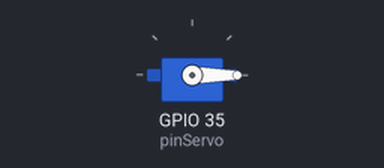
The sketch below on a simulated ESP32. On the bench: servo.

Above: at 0.05 s.
At 1.45 s:
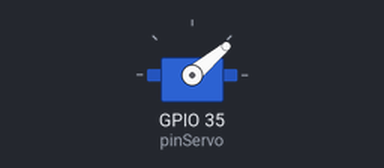
At 2.85 s:
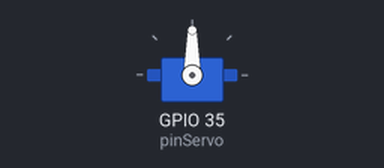
At 5.7 s:
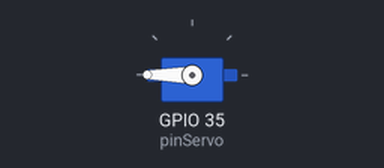
Timing chart, 0 to 7.4 s (numbered marks = the images above):
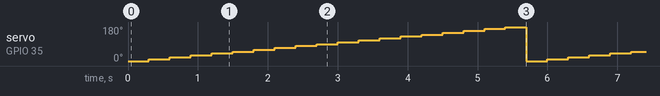

The sketch:

servoTest.ino
```cpp
#include <ESP32Servo.h>

Servo miServo;        // Crear objeto tipo Servo
const int pinServo = 35;  // Pin donde está conectado el servo
int angulo = 0;         // Ángulo inicial


void setup() {
  // put your setup code here, to run once:
  miServo.setPeriodHertz(50);          // Frecuencia típica de los servos
  miServo.attach(pinServo, 500, 2400); // Pin, pulso mínimo y máximo en microsegundos
  miServo.write(angulo);

}

void loop() {
  // put your main code here, to run repeatedly:
  for (int angulo = 0; angulo <= 180; angulo += 10) {
    miServo.write(angulo);
    delay(300);

  }

}
```

Measured:
- by itself, servo on GPIO 35 (pinServo): repeats every 5.7 s: 20° 0.30 s, 30° 0.30 s, 40° 0.30 s, 50° 0.30 s, 60° 0.30 s, 70° 0.30 s, 80° 0.30 s, 90° 0.30 s, 100° 0.30 s, 110° 0.30 s, 120° 0.30 s, 130° 0.30 s, 140° 0.30 s, 150° 0.30 s, 160° 0.30 s, 170° 0.30 s, 180° 0.30 s, 0° 0.30 s, 10° 0.30 s
